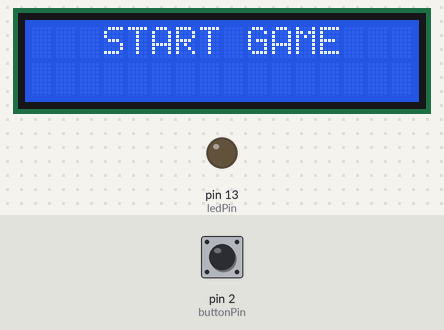
The sketch below on a simulated Arduino Uno, built with avr-gcc and run on an emulated ATmega328P. Shown: 16×2 character LCD, output pins drawn as LEDs (lit = HIGH). Inputs (shaded band) come from the test bench; at power-on: pin 2 (buttonPin) HIGH.

Above: at 5.0 s.
5.1 s: pin 2 (buttonPin) pulled LOW for 0.15 s
At 5.2 s:
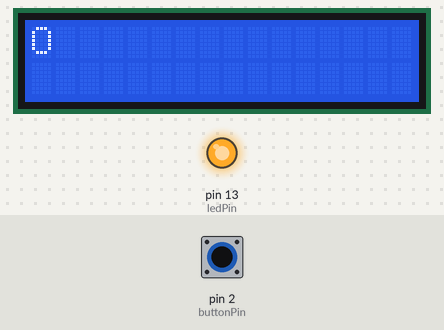
At 5.73 s:
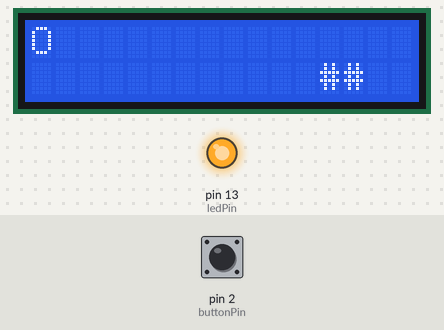
5.8 s: pin 2 (buttonPin) pulled LOW for 1 s
At 7.2 s:
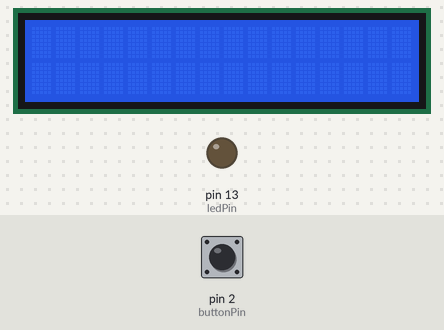
Timing chart, 0 to 8.8 s (numbered marks = the images above; inputs shaded):
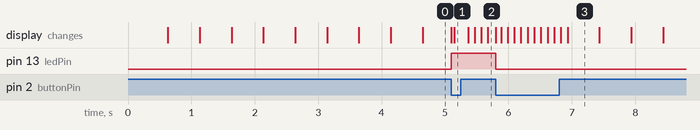

The sketch:

Code.ino
```cpp
#include<LiquidCrystal.h>
LiquidCrystal lcd (8,7,6,5,4,3); //RS, E, D4, D5, D6, D7
int ledPin = 13;
int buttonPin = 2;

int ledToggle;
int previousState = HIGH;
unsigned int previousPress;
volatile int buttonFlag;
int buttonDebounce = 20;
int i=0;
int pos=0;
int Speed=100;
String typea    = "                      ##        ######     ##       ####     ####       ########       ##                  ";
String typeaa   = "                 ##       ####          ##     ####       ##         ##           ##                       ";


int  typeA[]    = {22,23,32,33,34,35,36,37,43,44,52,53,54,55,61,62,63,64,72,73,74,75,76,77,78,79,87,88};//28
int typeAA[]    = {17,18,26,27,28,29,40,41,47,48,49,50,58,59,69,70,82,83};//18

void setup()
{
  lcd.begin(16,2);
  lcd.begin(16,2);
  pinMode(ledPin, OUTPUT);
  pinMode(buttonPin, INPUT_PULLUP);
  attachInterrupt(digitalPinToInterrupt(2), button_ISR, CHANGE);
  while(ledToggle==0)
  {
    lcd.clear();
    delay(500);
    lcd.print("   START GAME   ");
    delay(500);
  }
  lcd.clear();
  lcd.setCursor(0,0);
  lcd.print('O');
  //lcd.print(bala.substring(1,3));

}


void loop()
{

while(1)
 {
   for(i=0;i<89;i++)//
   {
    if(pos==0)
    {
      lcd.setCursor(1,0);
      lcd.print(typea.substring(i+1,16+i));
    }
    else
    {
      lcd.setCursor(0,0);
      lcd.print(typea.substring(i,16+i));
    }


    if(pos==1)
    {
      lcd.setCursor(1,1);
      lcd.print(typeaa.substring(i+1,16+i));
    }
    else
    {
      lcd.setCursor(0,1);
      lcd.print(typeaa.substring(i,16+i));
    }


    for(int j=0;j<28;j++)
    {
      if(typeA[j]==i)
      {
        if(pos==0)
        {
          gameover();
        }
      }
    }
    for(int j=0;j<18;j++)
    {
      if(typeAA[j]==i)
      {
        if(pos==1)
        {
          gameover();
        }
      }
    }
    delay(Speed);
  }
   winner();
 }
}


void gameover (void)
{
  detachInterrupt(digitalPinToInterrupt(2));
  while(1)
  {
    lcd.clear();
    delay(500);
    lcd.print("    GAME OVER   ");
    delay(500);
  }
}
void winner (void)
{
  detachInterrupt(digitalPinToInterrupt(2));
  while(1)
  {
    lcd.clear();
    delay(500);
    lcd.print(" WINNER! WINNER!");
    lcd.setCursor(0,1);
    lcd.print(" CHICKEN DINNER ");
    delay(500);
  }
}

void button_ISR()
{
   buttonFlag = 1;
   if((millis() - previousPress) > buttonDebounce && buttonFlag)
  {
    previousPress = millis();
    if(digitalRead(buttonPin) == LOW && previousState == HIGH)
    {
      ledToggle =! ledToggle;
      digitalWrite(ledPin, ledToggle);
      previousState = LOW;
      if(ledToggle)
      {
       lcd.setCursor(0,0);
       lcd.print('O');
       lcd.setCursor(0,1);
       lcd.print(' ');
       pos=0;
      }
      else
      {
       lcd.setCursor(0,1);
       lcd.print('O');
       lcd.setCursor(0,0);
       lcd.print(' ');
       pos=1;
      }

    }

    else if(digitalRead(buttonPin) == HIGH && previousState == LOW)
    {
      previousState = HIGH;
    }
    buttonFlag = 0;
  }
}
```

Measured:
- after the input at 5.1 s, pin 13 (ledPin): LOW → HIGH at once; the display: first changes at once (image 1 shows a later state)
- after the input at 5.8 s, pin 13 (ledPin): HIGH → LOW at once
- what the display in image 3 shows lasts 0.5 s, from 6.9 s to 7.4 s
